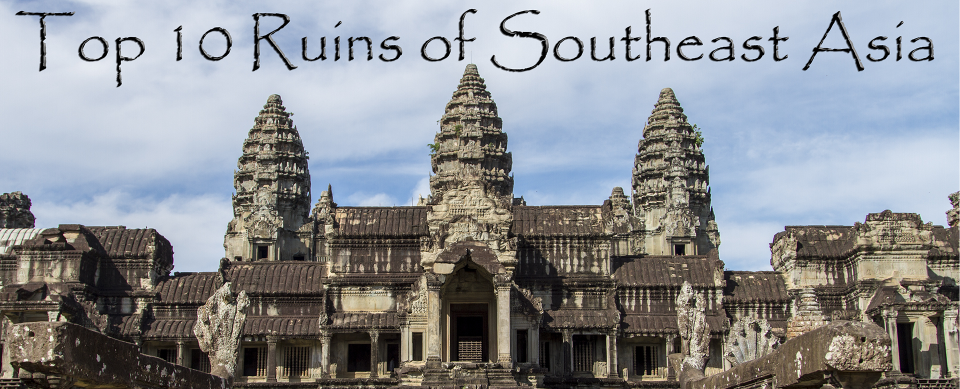
#> input picture database/image_asie.jpg, 1920 x 778 px (shown at 1/2 size)
$ jupyter execute resizing.ipynb
#> lines starting #> are read from the running program, lines starting #| are printed output that depends on the picture
[cell 1]
import os
from PIL import Image

[cell 2]
asian_img = Image.open(r"image_asie.jpg")
#> asian_img is the input picture: PIL image 1920x778 RGB; mean R, G, B 139.6, 142.3, 146.3
im = Image.open(r"test_img.jpg")
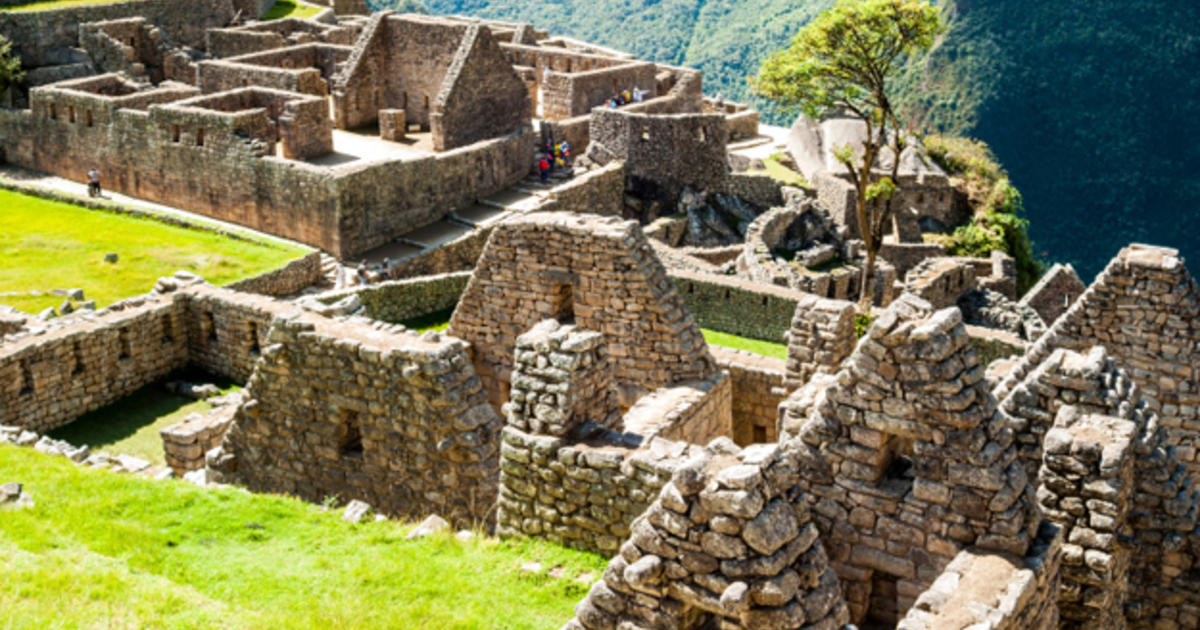
#> input picture database/test_img.jpg, 1200 x 630 px
#> im is the input picture: PIL image 1200x630 RGB; mean R, G, B 123.2, 120.3, 84.3
eu_img = Image.open(r"image_eu.png")
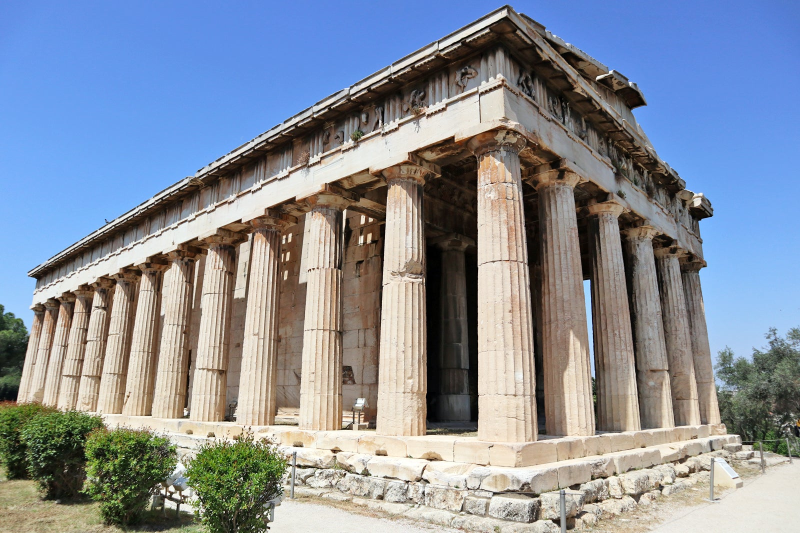
#> input picture database/image_eu.png, 1600 x 1066 px (shown at 1/2 size)
#> eu_img is the input picture: PIL image 1600x1066 RGB; mean R, G, B 135.1, 143, 154.9

[cell 3]
newsize = (27,27)

[cell 4]
south_am = im.resize(newsize)
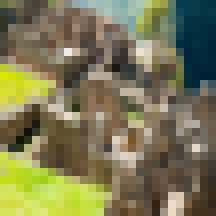
#> south_am: PIL image 27x27 RGB (shown 8 times larger); mean R, G, B 123.3, 120.3, 84.3
south_am.show()

[cell 5]
eu = eu_img.resize(newsize)
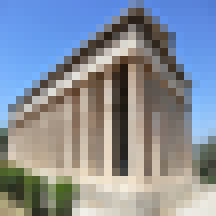
#> eu: PIL image 27x27 RGB (shown 8 times larger); mean R, G, B 135.1, 142.9, 154.9
eu.show()

[cell 6]
asia = asian_img.resize(newsize)
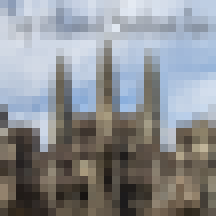
#> asia: PIL image 27x27 RGB (shown 8 times larger); mean R, G, B 139.6, 142.3, 146.3
asia.show()
